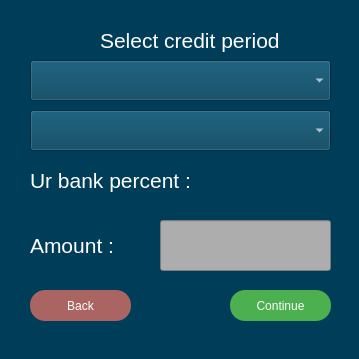
<?xml version="1.0" encoding="UTF-8"?>
<ui version="4.0">
 <class>CreditWidget</class>
 <widget class="QWidget" name="CreditWidget">
  <property name="geometry">
   <rect>
    <x>0</x>
    <y>0</y>
    <width>359</width>
    <height>359</height>
   </rect>
  </property>
  <property name="windowTitle">
   <string>Form</string>
  </property>
  <property name="styleSheet">
   <string notr="true">background-color: rgb(0, 61, 89);</string>
  </property>
  <widget class="QWidget" name="settings_widget" native="true">
   <property name="geometry">
    <rect>
     <x>10</x>
     <y>10</y>
     <width>341</width>
     <height>331</height>
    </rect>
   </property>
   <widget class="QLabel" name="label_4">
    <property name="geometry">
     <rect>
      <x>90</x>
      <y>10</y>
      <width>201</width>
      <height>41</height>
     </rect>
    </property>
    <property name="font">
     <font>
      <pointsize>16</pointsize>
     </font>
    </property>
    <property name="styleSheet">
     <string notr="true">color: rgb(255, 255, 255);</string>
    </property>
    <property name="text">
     <string>Select credit period</string>
    </property>
   </widget>
   <widget class="QComboBox" name="measure_chooser">
    <property name="geometry">
     <rect>
      <x>20</x>
      <y>50</y>
      <width>301</width>
      <height>41</height>
     </rect>
    </property>
    <property name="styleSheet">
     <string notr="true">color: rgb(255, 255, 255);
font: 16pt &quot;Segoe UI&quot;;</string>
    </property>
   </widget>
   <widget class="QComboBox" name="period_chooser">
    <property name="geometry">
     <rect>
      <x>20</x>
      <y>100</y>
      <width>301</width>
      <height>41</height>
     </rect>
    </property>
    <property name="styleSheet">
     <string notr="true">color: rgb(255, 255, 255);
font: 16pt &quot;Segoe UI&quot;;</string>
    </property>
   </widget>
   <widget class="QLabel" name="percent_label">
    <property name="geometry">
     <rect>
      <x>190</x>
      <y>150</y>
      <width>131</width>
      <height>41</height>
     </rect>
    </property>
    <property name="font">
     <font>
      <pointsize>16</pointsize>
     </font>
    </property>
    <property name="styleSheet">
     <string notr="true">color: rgb(255, 255, 255);</string>
    </property>
    <property name="text">
     <string/>
    </property>
   </widget>
   <widget class="QLabel" name="label_6">
    <property name="geometry">
     <rect>
      <x>20</x>
      <y>210</y>
      <width>131</width>
      <height>51</height>
     </rect>
    </property>
    <property name="font">
     <font>
      <pointsize>16</pointsize>
     </font>
    </property>
    <property name="styleSheet">
     <string notr="true">color: rgb(255, 255, 255);</string>
    </property>
    <property name="text">
     <string>Amount :</string>
    </property>
   </widget>
   <widget class="QPushButton" name="confirm_set_but">
    <property name="geometry">
     <rect>
      <x>220</x>
      <y>280</y>
      <width>101</width>
      <height>31</height>
     </rect>
    </property>
    <property name="font">
     <font>
      <pointsize>-1</pointsize>
      <underline>false</underline>
      <strikeout>false</strikeout>
     </font>
    </property>
    <property name="cursor">
     <cursorShape>PointingHandCursor</cursorShape>
    </property>
    <property name="styleSheet">
     <string notr="true">QPushButton {
  font-size: 12px;
  text-align: center;
  text-decoration: none;
  outline: none;
  color: #fff;
  background-color: #4CAF50;
  border: none;
  border-radius: 15px;
}
QPushButton:hover{
 background-color: rgb(85, 195, 89);
}</string>
    </property>
    <property name="text">
     <string>Continue</string>
    </property>
   </widget>
   <widget class="QLineEdit" name="amount_line">
    <property name="geometry">
     <rect>
      <x>150</x>
      <y>210</y>
      <width>171</width>
      <height>51</height>
     </rect>
    </property>
    <property name="font">
     <font>
      <pointsize>20</pointsize>
     </font>
    </property>
    <property name="styleSheet">
     <string notr="true">border-color: rgb(0, 0, 0);
background-color: rgb(173, 173, 173);
color: rgb(0, 0, 0);</string>
    </property>
    <property name="text">
     <string/>
    </property>
   </widget>
   <widget class="QPushButton" name="cancel_set_but">
    <property name="geometry">
     <rect>
      <x>20</x>
      <y>280</y>
      <width>101</width>
      <height>31</height>
     </rect>
    </property>
    <property name="font">
     <font>
      <pointsize>-1</pointsize>
      <underline>false</underline>
      <strikeout>false</strikeout>
     </font>
    </property>
    <property name="cursor">
     <cursorShape>PointingHandCursor</cursorShape>
    </property>
    <property name="styleSheet">
     <string notr="true">QPushButton {
  font-size: 12px;
  text-align: center;
  text-decoration: none;
  outline: none;
  color: #fff;
  background-color: rgb(170, 101, 99);
  border: none;
  border-radius: 15px;
}
QPushButton:hover{
 background-color: rgb(85, 195, 89);
}</string>
    </property>
    <property name="text">
     <string>Back</string>
    </property>
   </widget>
   <widget class="QLabel" name="percent_text_label">
    <property name="geometry">
     <rect>
      <x>20</x>
      <y>150</y>
      <width>161</width>
      <height>41</height>
     </rect>
    </property>
    <property name="font">
     <font>
      <pointsize>16</pointsize>
     </font>
    </property>
    <property name="styleSheet">
     <string notr="true">color: rgb(255, 255, 255);</string>
    </property>
    <property name="text">
     <string>Ur bank percent :</string>
    </property>
   </widget>
  </widget>
  <widget class="QStackedWidget" name="stacked_widget">
   <property name="geometry">
    <rect>
     <x>0</x>
     <y>0</y>
     <width>359</width>
     <height>359</height>
    </rect>
   </property>
   <widget class="QWidget" name="info_widget">
    <widget class="QLabel" name="label_8">
     <property name="geometry">
      <rect>
       <x>120</x>
       <y>20</y>
       <width>171</width>
       <height>51</height>
      </rect>
     </property>
     <property name="font">
      <font>
       <pointsize>20</pointsize>
       <bold>true</bold>
      </font>
     </property>
     <property name="styleSheet">
      <string notr="true">color: rgb(255, 255, 255);</string>
     </property>
     <property name="text">
      <string>SUMMARY</string>
     </property>
    </widget>
    <widget class="QPushButton" name="cancel_inf_but">
     <property name="geometry">
      <rect>
       <x>30</x>
       <y>300</y>
       <width>101</width>
       <height>31</height>
      </rect>
     </property>
     <property name="font">
      <font>
       <pointsize>-1</pointsize>
       <underline>false</underline>
       <strikeout>false</strikeout>
      </font>
     </property>
     <property name="cursor">
      <cursorShape>PointingHandCursor</cursorShape>
     </property>
     <property name="styleSheet">
      <string notr="true">QPushButton {
  font-size: 12px;
  text-align: center;
  text-decoration: none;
  outline: none;
  color: #fff;
  background-color: rgb(170, 101, 99);
  border: none;
  border-radius: 15px;
}
QPushButton:hover{
 background-color: rgb(85, 195, 89);
}</string>
     </property>
     <property name="text">
      <string>Back</string>
     </property>
    </widget>
    <widget class="QPushButton" name="confirm_inf_but">
     <property name="geometry">
      <rect>
       <x>240</x>
       <y>300</y>
       <width>101</width>
       <height>31</height>
      </rect>
     </property>
     <property name="font">
      <font>
       <pointsize>-1</pointsize>
       <underline>false</underline>
       <strikeout>false</strikeout>
      </font>
     </property>
     <property name="cursor">
      <cursorShape>PointingHandCursor</cursorShape>
     </property>
     <property name="styleSheet">
      <string notr="true">QPushButton {
  font-size: 12px;
  text-align: center;
  text-decoration: none;
  outline: none;
  color: #fff;
  background-color: #4CAF50;
  border: none;
  border-radius: 15px;
}
QPushButton:hover{
 background-color: rgb(85, 195, 89);
}</string>
     </property>
     <property name="text">
      <string>Confirm</string>
     </property>
    </widget>
    <widget class="QWidget" name="layoutWidget">
     <property name="geometry">
      <rect>
       <x>10</x>
       <y>90</y>
       <width>331</width>
       <height>156</height>
      </rect>
     </property>
     <layout class="QHBoxLayout" name="horizontalLayout">
      <item>
       <layout class="QVBoxLayout" name="verticalLayout">
        <item>
         <widget class="QLabel" name="label_9">
          <property name="font">
           <font>
            <pointsize>16</pointsize>
           </font>
          </property>
          <property name="styleSheet">
           <string notr="true">color: rgb(255, 255, 255);
margin:10;
</string>
          </property>
          <property name="text">
           <string>Credit sum:</string>
          </property>
         </widget>
        </item>
        <item>
         <widget class="QLabel" name="label_10">
          <property name="font">
           <font>
            <pointsize>16</pointsize>
           </font>
          </property>
          <property name="styleSheet">
           <string notr="true">color: rgb(255, 255, 255);
margin:10;
</string>
          </property>
          <property name="text">
           <string>Period:</string>
          </property>
         </widget>
        </item>
        <item>
         <widget class="QLabel" name="label_11">
          <property name="font">
           <font>
            <pointsize>16</pointsize>
           </font>
          </property>
          <property name="styleSheet">
           <string notr="true">color: rgb(255, 255, 255);
margin:10;
</string>
          </property>
          <property name="text">
           <string>Pay per month:</string>
          </property>
         </widget>
        </item>
       </layout>
      </item>
      <item>
       <layout class="QVBoxLayout" name="verticalLayout_2">
        <item>
         <widget class="QLabel" name="amount_label">
          <property name="font">
           <font>
            <pointsize>16</pointsize>
            <italic>false</italic>
            <bold>false</bold>
           </font>
          </property>
          <property name="styleSheet">
           <string notr="true">color: rgb(0, 0, 0);
font: 16pt &quot;Segoe UI&quot;;
border-color: rgb(0, 0, 0);
border-width:5px;
background-color: rgb(192, 192, 192);
padding-left:5px;
</string>
          </property>
          <property name="text">
           <string/>
          </property>
         </widget>
        </item>
        <item>
         <widget class="QLabel" name="period_label">
          <property name="font">
           <font>
            <pointsize>16</pointsize>
            <italic>false</italic>
            <bold>false</bold>
           </font>
          </property>
          <property name="styleSheet">
           <string notr="true">color: rgb(0, 0, 0);
font: 16pt &quot;Segoe UI&quot;;
border-color: rgb(0, 0, 0);
border-width:5px;
background-color: rgb(192, 192, 192);
padding-left:5px;
</string>
          </property>
          <property name="text">
           <string/>
          </property>
         </widget>
        </item>
        <item>
         <widget class="QLabel" name="pay_label">
          <property name="font">
           <font>
            <pointsize>16</pointsize>
            <italic>false</italic>
            <bold>false</bold>
           </font>
          </property>
          <property name="styleSheet">
           <string notr="true">color: rgb(0, 0, 0);
font: 16pt &quot;Segoe UI&quot;;
border-color: rgb(0, 0, 0);
border-width:5px;
background-color: rgb(192, 192, 192);
padding-left:5px;
</string>
          </property>
          <property name="text">
           <string/>
          </property>
         </widget>
        </item>
       </layout>
      </item>
     </layout>
    </widget>
   </widget>
  </widget>
  <zorder>stacked_widget</zorder>
  <zorder>settings_widget</zorder>
 </widget>
 <resources/>
 <connections/>
</ui>
